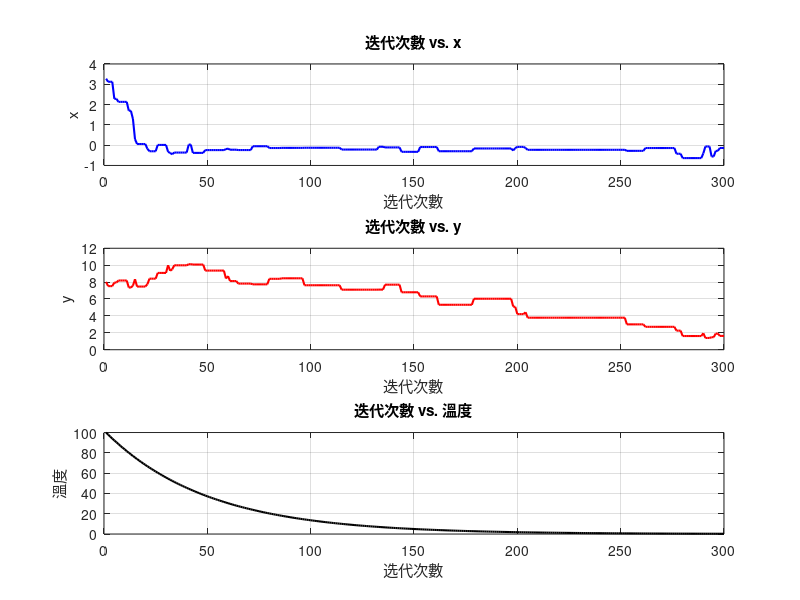

Write the MATLAB code that produced this figure.
clc, clear; close all;

% 參數設定 *
max_iters = 300; % 迭代次數
T_init = 100; % 初始溫度
T_min = 1e-3; % 最小溫度
alpha = 0.98; % 降溫率

% x 和 y 的初始猜測值
x = rand() * 10; % 隨機初始 x 值(範圍0-10)
y = rand() * 10; % 隨機初始 y 值(範圍0-10)

% 儲存結果
iter_vals = zeros(max_iters, 1);
x_vals = zeros(max_iters, 1);
y_vals = zeros(max_iters, 1);
T_vals = zeros(max_iters, 1);

% 目標函數(ODE 殘差)
residual = @(x, y) abs(81 * x^2 * (y - 1) + 27 * x * y + ((9 * x^(2/3)) + 8) * y);

% 模擬退火迴圈
T = T_init;
for iter = 1:max_iters
    % 儲存當前值
    iter_vals(iter) = iter;
    x_vals(iter) = x;
    y_vals(iter) = y;
    T_vals(iter) = T;

    % 生成新候選解
    x_new = x + (rand() - 0.5) * 2; % x 的小擾動
    y_new = y + (rand() - 0.5) * 2; % y 的小擾動

    % 計算殘差
    cost_old = residual(x, y);
    cost_new = residual(x_new, y_new);

    % 接受新解的機率
    if cost_new < cost_old || exp((cost_old - cost_new) / T) > rand()
        x = x_new;
        y = y_new;
    end

    % 降溫
    T = T * alpha;
    if T < T_min
        break;
    end
end

% 顯示計算結果
fprintf('最終計算結果: x = %.6f, y = %.6f\n', x, y);

% 繪製結果
figure;
subplot(3,1,1);
plot(iter_vals, x_vals,'b-', 'Linewidth', 1.5);
xlabel('选代次數');
ylabel('x'); 
title('迭代次數 vs. x');
grid on;

subplot(3,1,2);
plot(iter_vals, y_vals,'r-','LineWidth', 1.5);
xlabel('迭代次數');
ylabel('y');
title('选代次數 vs. y');
grid on;

subplot(3,1,3);
plot(iter_vals, T_vals, 'k-', 'LineWidth', 1.5);
xlabel('选代次數');
ylabel('溫度'); 
title('迭代次數 vs. 溫度');
grid on;

% 調整圓形屬性
set(gcf, 'Color', 'w');
